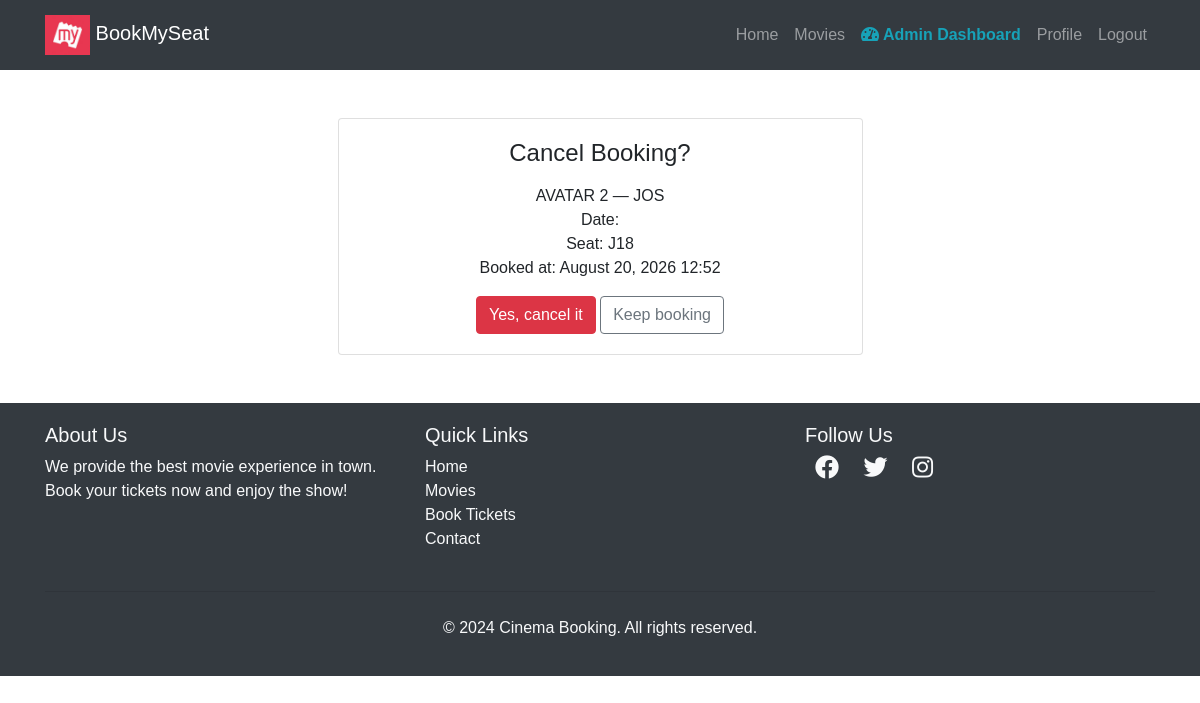
Page /movies/booking/2/cancel/ (signed in) on the committed database.
### movies/models.py (models this page shows, shortened)
class Booking(models.Model):
    user = models.ForeignKey(User, on_delete=models.CASCADE)
    seat = models.ForeignKey(Seat, on_delete=models.CASCADE, null=True, blank=True)
    show_time = models.ForeignKey(ShowTime, on_delete=models.CASCADE, related_name='bookings', null=True, blank=True)
    theater = models.ForeignKey(Theater, on_delete=models.CASCADE, null=True, blank=True)
    booked_at = models.DateTimeField(auto_now_add=True, db_index=True)
    movie = models.ForeignKey(Movie, on_delete=models.CASCADE, null=True, blank=True)
    total_price = models.DecimalField(max_digits=10, decimal_places=2, null=True, blank=True)
    booking_order = models.ForeignKey(
        BookingOrder, on_delete=models.SET_NULL, null=True, blank=True, related_name='bookings'
    )
    payment_transaction = models.ForeignKey(
        PaymentTransaction, on_delete=models.SET_NULL, null=True, blank=True, related_name='bookings'
    )
    class Meta:
        indexes = [
            models.Index(fields=['show_time', 'seat']),
            models.Index(fields=['user', '-booked_at']),
            models.Index(fields=['theater', 'booked_at']),
        ]

class Movie(models.Model):
    AGE_CERTIFICATIONS = [
        ('U', 'U - Universal'),
        ('UA', 'UA - Parental Guidance'),
        ('UA13', 'UA13 - Parental Guidance (13+)'),
        ('UA16', 'UA16 - Parental Guidance (16+)'),
        ('A', 'A - Adults Only'),
        ('S', 'S - Special/Restricted'),
    ]
    name = models.CharField(max_length=250)
    image = models.ImageField(upload_to='movies/')
    rating = models.DecimalField(
        max_digits=3, decimal_places=1, blank=True, null=True,
        help_text='Optional critic/base rating out of 10. User rating is calculated from reviews.'
    )
    Cast = models.TextField(blank=True, help_text='Deprecated free-text cast list, kept for backward compatibility')
    description = models.TextField(blank=True, null=True)  # optional field
    genres = models.ManyToManyField(Genre, related_name='movies', blank=True)
    language = models.ForeignKey(
        Language, on_delete=models.SET_NULL, related_name='movies', null=True, blank=True
    )
    cast_members = models.ManyToManyField(
        CastMember, through='MovieCast', related_name='movies', blank=True
    )
    trailer_url = models.URLField(
        blank=True,
        validators=[validate_youtube_url],
        help_text='YouTube trailer URL (watch, youtu.be, or embed link).'
    )
    age_certification = models.CharField(max_length=10, choices=AGE_CERTIFICATIONS, blank=True)
    duration_minutes = models.PositiveIntegerField(blank=True, null=True, help_text='Runtime in minutes')
    release_date = models.DateField(
        blank=True, null=True,
        help_text='Available from (first bookable day, inclusive)',
    )
    end_date = models.DateField(
        blank=True, null=True,
        help_text='Available until (last bookable day, inclusive)',
    )
    default_cleaning_buffer_minutes = models.PositiveIntegerField(
        default=30,
        help_text='Default buffer/cleaning time between shows (minutes) for new showtimes',
    )
    created_at = models.DateTimeField(default=timezone.now, editable=False)
    class Meta:
        ordering = ['-created_at']

class Theater(models.Model):
    name = models.CharField(max_length=250)
    city = models.CharField(max_length=120, blank=True, default='', db_index=True)
    class Meta:
        ordering = ['name']

class Seat(models.Model):
    SEAT_TYPE_CHOICES = [
        ('standard', 'Standard'),
        ('premium', 'Premium'),
    ]
    screen = models.ForeignKey(Screen, on_delete=models.CASCADE, related_name='seats', null=True, blank=True)
    seat_number = models.CharField(max_length=10)
    seat_type = models.CharField(max_length=10, choices=SEAT_TYPE_CHOICES, default='standard')
    price = models.DecimalField(max_digits=8, decimal_places=2, default=150.00)
    is_booked = models.BooleanField(default=False)
    class Meta:
        ordering = ['seat_number']

### movies/views.py (the view, shortened to what this page needs)
# urls.py: path('booking/<int:booking_id>/cancel/', views.cancel_booking, name='cancel_booking'),
@login_required(login_url='login')
def cancel_booking(request, booking_id):
    booking = get_object_or_404(Booking, id=booking_id, user=request.user)
    return render(request, 'movies/cancel_booking.html', {'booking': booking})

### templates/movies/cancel_booking.html (shortened to what this page needs)
{% extends "users/base.html" %}
{% block content %}
<div class="container mt-5">
  <div class="row">
    <div class="col-lg-6 mx-auto">
      <div class="card shadow">
        <div class="card-body text-center">
          <h4 class="card-title mb-3">Cancel Booking?</h4>
          <p>
            {{ booking.movie.name }} — {{ booking.theater.name }}<br>
            Date: {{ booking.theater.date }}<br>
            Seat: {{ booking.seat.seat_number }}<br>
            Booked at: {{ booking.booked_at|date:"F d, Y H:i" }}
          </p>
          <form method="POST">
            <button type="submit" class="btn btn-danger me-2">Yes, cancel it</button>
            <a href="{% url 'profile' %}" class="btn btn-outline-secondary">Keep booking</a>
          </form>
        </div>
      </div>
    </div>
  </div>
</div>
{% endblock %}

### templates/users/base.html (style rules this page uses)
body { font-family: Arial, sans-serif; }

### rows in the picture
Booking: movie.name "AVATAR 2", theater.name "JOS", seat.seat_number "J18", booked_at "August 20, 2026 12:52"
